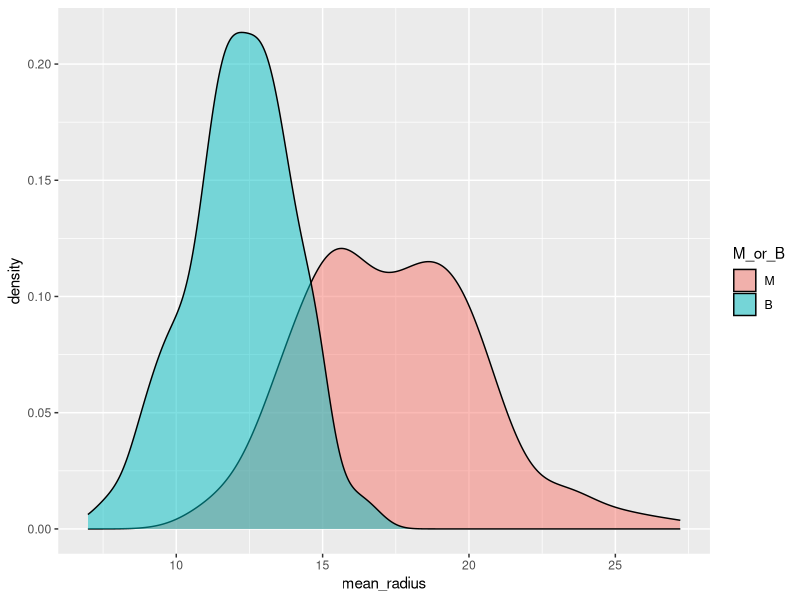
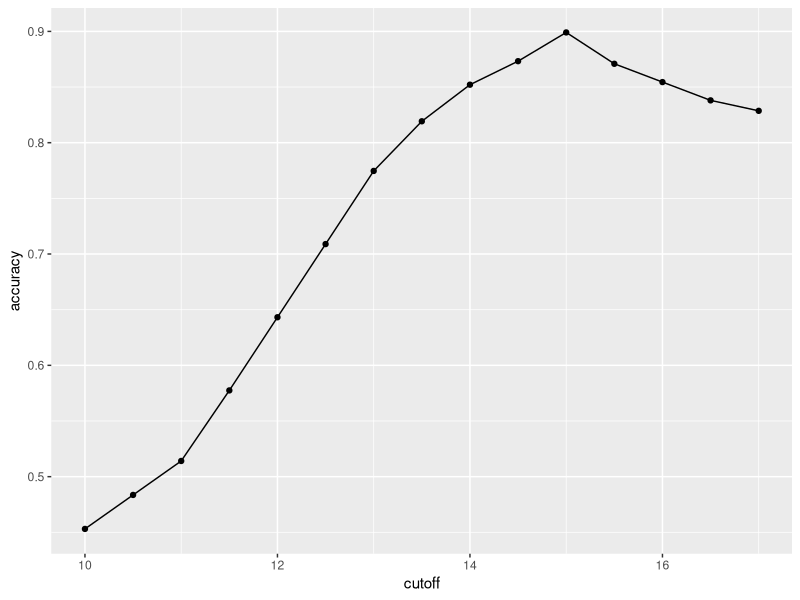
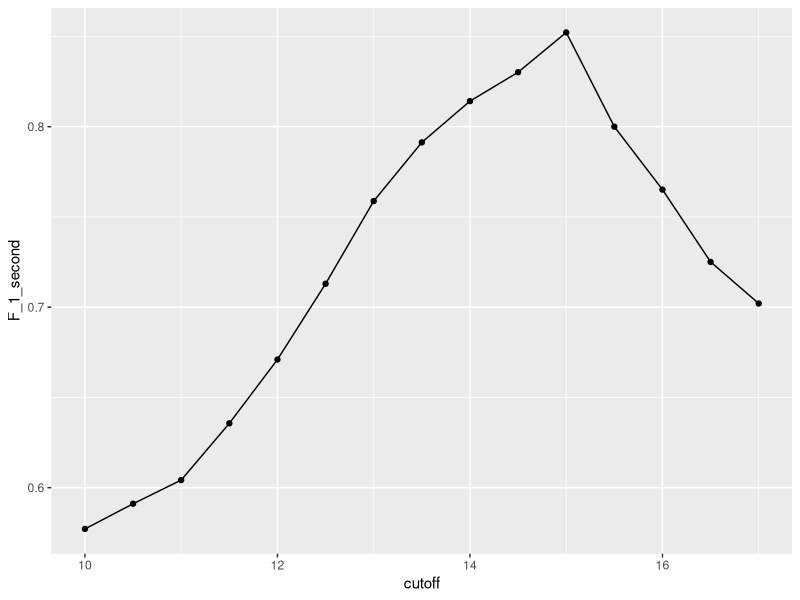
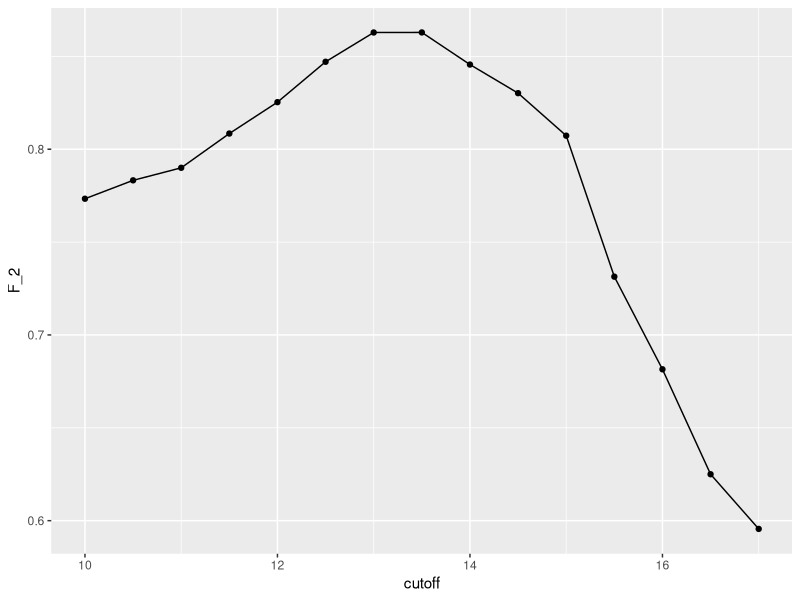

The R source for these figures, in order:
## ---- chunk 1
knitr::opts_chunk$set(echo = TRUE)
library('tidyverse')
library('dslabs')
library('caret')
## ---- chunk 2
data(brca)
predictors = data.frame(brca$x)
brca_data = data.frame(mean_radius = predictors$radius_mean, M_or_B = fct_relevel(brca$y, c("M","B"))) # relevel y to make M the first/positive class
set.seed(42)
test_index <- createDataPartition(brca_data$M_or_B, p = 0.25, list = FALSE)
test_brca <- brca_data[test_index,]
train_brca <- brca_data[-test_index,]

ggplot(train_brca)+
  geom_density(mapping = aes(x = mean_radius, fill = M_or_B), alpha = 0.5)
brca_data
train_brca
## ---- chunk 3
## Your code goes here.


cutoff <- seq(10,17,0.5)
accuracy <- map_dbl(cutoff, function(x){
  y_hat_tumor <- if_else(train_brca$mean_radius > x, "M", "B")
  mean(y_hat_tumor == train_brca$M_or_B)
})

ggplot(mapping = aes(x = cutoff, y = accuracy)) +
  geom_point() +
  geom_line()


## ---- chunk 4
## Your code goes here.
max(accuracy)

best_cutoff_acc <- cutoff[which.max(accuracy)]
best_cutoff_acc
y_hat_tumor <- if_else(test_brca$mean_radius > best_cutoff_acc, "M", "B")
mean(y_hat_tumor == test_brca$M_or_B)
cm <- confusionMatrix(data = factor(y_hat_tumor, levels = c("M", "B")),
                      reference = test_brca$M_or_B,
                      positive = "M")
cm

## ---- chunk 5
## Your code goes here.
cutoff <- seq(10,17,0.5)
F_1_second <- map_dbl(cutoff, function(x){
  y_hat <- if_else(train_brca$mean_radius > x, "M", "B")
  F_meas(data = factor(y_hat, levels = c("M","B")), reference = train_brca$M_or_B, beta = 1)
})

ggplot(mapping = aes(x = cutoff, y = F_1_second)) +
  geom_point() +
  geom_line()

## ---- chunk 6
## Your code goes here.
max(na.omit(F_1_second))
best_cutoff_acc <- cutoff[which.max(F_1_second)]
best_cutoff_acc
y_hat_tumor <- if_else(test_brca$mean_radius > best_cutoff_acc, "M", "B")
mean(y_hat_tumor == test_brca$M_or_B)
cm <- confusionMatrix(data = factor(y_hat_tumor, levels = c("M", "B")),
                      reference = test_brca$M_or_B,
                      positive = "M")
cm

## ---- chunk 7
## Your code goes here.

cutoff <- seq(10,17,0.5)
F_2 <- map_dbl(cutoff, function(x){
  y_hat <- if_else(train_brca$mean_radius > x, "M", "B")
  F_meas(data = factor(y_hat, levels = c("M","B")), reference = train_brca$M_or_B, beta = 2)
})

ggplot(mapping = aes(x = cutoff, y = F_2)) +
  geom_point() +
  geom_line()
## ---- chunk 8
## Your code goes here.
max(na.omit(F_2))
best_cutoff_acc <- cutoff[which.max(F_2)]
best_cutoff_acc
y_hat_tumor <- if_else(test_brca$mean_radius > best_cutoff_acc, "M", "B")
mean(y_hat_tumor == test_brca$M_or_B)
cm <- confusionMatrix(data = factor(y_hat_tumor, levels = c("M", "B")),
                      reference = test_brca$M_or_B,
                      positive = "M")
cm
